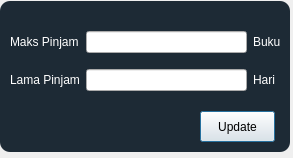
<?xml version="1.0" encoding="UTF-8"?>
<ui version="4.0">
 <class>Konfigurasi</class>
 <widget class="QDialog" name="Konfigurasi">
  <property name="geometry">
   <rect>
    <x>0</x>
    <y>0</y>
    <width>293</width>
    <height>158</height>
   </rect>
  </property>
  <property name="windowTitle">
   <string>Konfigurasi</string>
  </property>
  <property name="windowIcon">
   <iconset>
    <normaloff>config-icon.png</normaloff>config-icon.png</iconset>
  </property>
  <widget class="QPushButton" name="btnUpdate">
   <property name="geometry">
    <rect>
     <x>200</x>
     <y>111</y>
     <width>75</width>
     <height>31</height>
    </rect>
   </property>
   <property name="toolTip">
    <string>Update konfigurasi</string>
   </property>
   <property name="styleSheet">
    <string notr="true">QPushButton#btnUpdate:pressed{
padding-left:5px;
padding-top:5px;
background-color:rgba(2, 65, 118, 100);
background-position:calc(100% - 10px)center;
}
QPushButton#btnUpdate:hover{
background-color:rgba(2, 65, 118, 200);
}</string>
   </property>
   <property name="text">
    <string>Update</string>
   </property>
  </widget>
  <widget class="QLabel" name="label_5">
   <property name="geometry">
    <rect>
     <x>0</x>
     <y>1</y>
     <width>290</width>
     <height>151</height>
    </rect>
   </property>
   <property name="styleSheet">
    <string notr="true">background-color:rgba(16, 30, 41, 240);
border-radius:10px;</string>
   </property>
   <property name="text">
    <string/>
   </property>
  </widget>
  <widget class="QWidget" name="gridLayoutWidget">
   <property name="geometry">
    <rect>
     <x>10</x>
     <y>21</y>
     <width>271</width>
     <height>80</height>
    </rect>
   </property>
   <layout class="QGridLayout" name="gridLayout">
    <item row="0" column="1">
     <widget class="QLineEdit" name="edtMaksPinjam">
      <property name="toolTip">
       <string>Jumlah maksimal buku yang bisa dipinjam</string>
      </property>
      <property name="styleSheet">
       <string notr="true"/>
      </property>
      <property name="inputMask">
       <string>000</string>
      </property>
      <property name="text">
       <string/>
      </property>
      <property name="maxLength">
       <number>3</number>
      </property>
      <property name="alignment">
       <set>Qt::AlignRight|Qt::AlignTrailing|Qt::AlignVCenter</set>
      </property>
     </widget>
    </item>
    <item row="1" column="1">
     <widget class="QLineEdit" name="edtLamaPinjam">
      <property name="toolTip">
       <string>Lama peminjaman dalam hari</string>
      </property>
      <property name="inputMask">
       <string>000</string>
      </property>
      <property name="maxLength">
       <number>3</number>
      </property>
      <property name="alignment">
       <set>Qt::AlignRight|Qt::AlignTrailing|Qt::AlignVCenter</set>
      </property>
     </widget>
    </item>
    <item row="0" column="0">
     <widget class="QLabel" name="label">
      <property name="styleSheet">
       <string notr="true">color: rgb(255, 255, 255);
border: 0px solid;</string>
      </property>
      <property name="text">
       <string>Maks Pinjam</string>
      </property>
     </widget>
    </item>
    <item row="1" column="0">
     <widget class="QLabel" name="label_3">
      <property name="styleSheet">
       <string notr="true">color: rgb(255, 255, 255);
border: 0px solid;</string>
      </property>
      <property name="text">
       <string>Lama Pinjam</string>
      </property>
     </widget>
    </item>
    <item row="0" column="2">
     <widget class="QLabel" name="label_2">
      <property name="styleSheet">
       <string notr="true">color: rgb(255, 255, 255);
border: 0px solid;</string>
      </property>
      <property name="text">
       <string>Buku</string>
      </property>
     </widget>
    </item>
    <item row="1" column="2">
     <widget class="QLabel" name="label_4">
      <property name="styleSheet">
       <string notr="true">color: rgb(255, 255, 255);
border: 0px solid;</string>
      </property>
      <property name="text">
       <string>Hari</string>
      </property>
     </widget>
    </item>
   </layout>
  </widget>
  <zorder>label_5</zorder>
  <zorder>btnUpdate</zorder>
  <zorder>gridLayoutWidget</zorder>
 </widget>
 <tabstops>
  <tabstop>btnUpdate</tabstop>
 </tabstops>
 <resources/>
 <connections/>
</ui>
